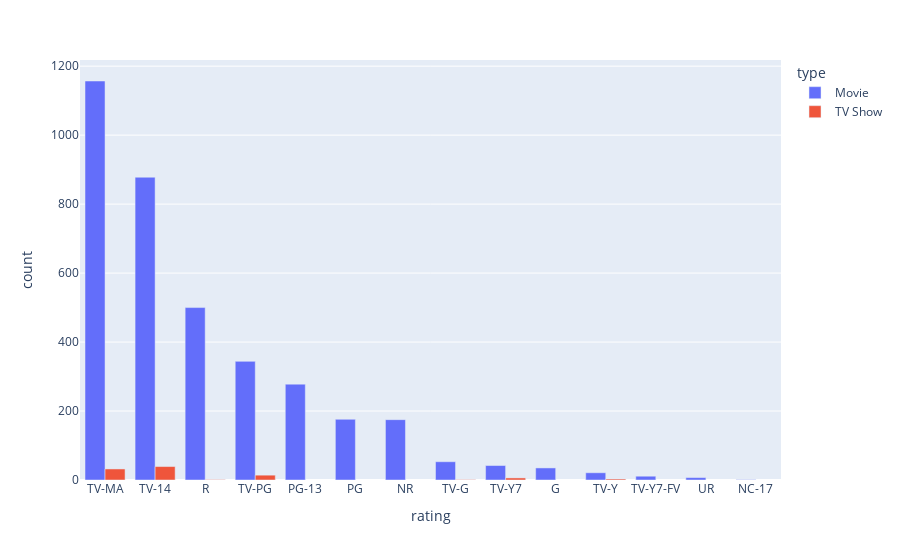

Here is the notebook cell this chart was saved with:
### Code cell
px.bar(data_frame=type_rate,x='rating',y='count',color='type',barmode='group')

### Figure 1 — Plotly figure (JSON) as saved in the notebook; plotly's stock layout.template omitted (floating-point values rounded to 4 significant figures)
{"data": [{"alignmentgroup": "True", "hovertemplate": "type=Movie<br>rating=%{x}<br>count=%{y}<extra></extra>", "legendgroup": "Movie", "marker": {"color": "#636efa", "pattern": {"shape": ""}}, "name": "Movie", "offsetgroup": "Movie", "orientation": "v", "showlegend": true, "textposition": "auto", "type": "bar", "x": ["TV-MA", "TV-14", "R", "TV-PG", "PG-13", "PG", "NR", "TV-G", "TV-Y7", "G", "TV-Y", "TV-Y7-FV", "UR", "NC-17"], "xaxis": "x", "y": [1157, 878, 500, 344, 278, 176, 175, 53, 42, 35, 21, 11, 7, 1], "yaxis": "y"}, {"alignmentgroup": "True", "hovertemplate": "type=TV Show<br>rating=%{x}<br>count=%{y}<extra></extra>", "legendgroup": "TV Show", "marker": {"color": "#EF553B", "pattern": {"shape": ""}}, "name": "TV Show", "offsetgroup": "TV Show", "orientation": "v", "showlegend": true, "textposition": "auto", "type": "bar", "x": ["TV-14", "TV-MA", "TV-PG", "TV-Y7", "TV-Y", "R", "TV-G"], "xaxis": "x", "y": [39, 32, 14, 6, 3, 1, 1], "yaxis": "y"}], "layout": {"barmode": "group", "legend": {"title": {"text": "type"}, "tracegroupgap": 0}, "margin": {"t": 60}, "xaxis": {"anchor": "y", "domain": [0, 1], "title": {"text": "rating"}}, "yaxis": {"anchor": "x", "domain": [0, 1], "title": {"text": "count"}}}}
